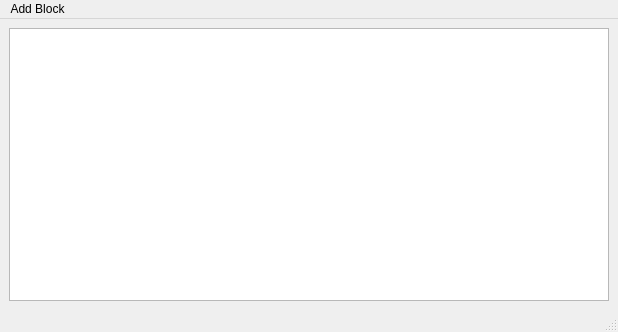
<?xml version="1.0" encoding="UTF-8"?>
<ui version="4.0">
 <class>MainWindow</class>
 <widget class="QMainWindow" name="MainWindow">
  <property name="geometry">
   <rect>
    <x>0</x>
    <y>0</y>
    <width>618</width>
    <height>332</height>
   </rect>
  </property>
  <property name="windowTitle">
   <string>MainWindow</string>
  </property>
  <widget class="QWidget" name="centralwidget">
   <layout class="QHBoxLayout" name="horizontalLayout">
    <item>
     <widget class="QListView" name="listView"/>
    </item>
   </layout>
  </widget>
  <widget class="QMenuBar" name="menubar">
   <property name="geometry">
    <rect>
     <x>0</x>
     <y>0</y>
     <width>618</width>
     <height>21</height>
    </rect>
   </property>
   <widget class="QMenu" name="menuAdd_Block">
    <property name="title">
     <string>Add Block</string>
    </property>
   </widget>
   <addaction name="menuAdd_Block"/>
  </widget>
  <widget class="QStatusBar" name="statusbar"/>
 </widget>
 <resources/>
 <connections/>
</ui>
